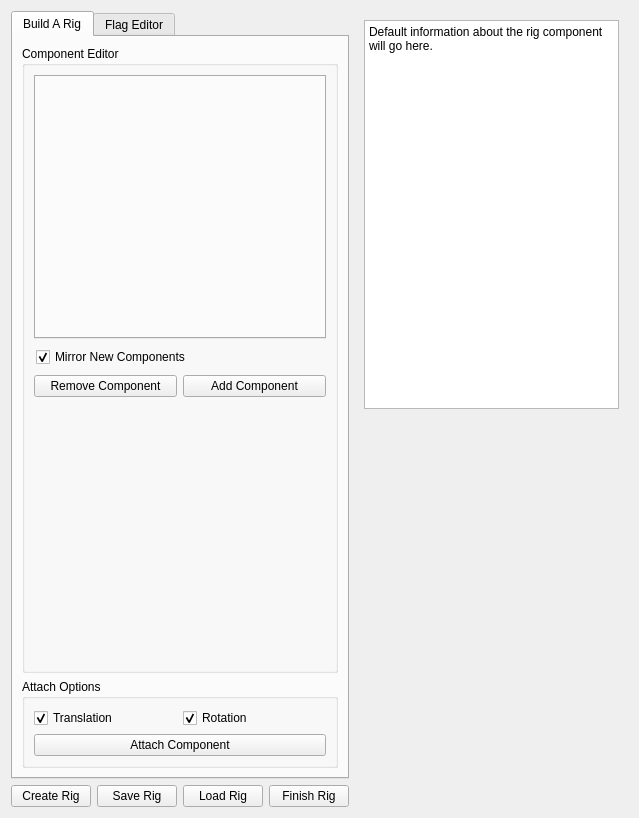
<?xml version="1.0" encoding="UTF-8"?>
<ui version="4.0">
 <class>rigbuilder_Form</class>
 <widget class="QWidget" name="rigbuilder_Form">
  <property name="geometry">
   <rect>
    <x>0</x>
    <y>0</y>
    <width>639</width>
    <height>818</height>
   </rect>
  </property>
  <property name="minimumSize">
   <size>
    <width>500</width>
    <height>269</height>
   </size>
  </property>
  <property name="windowTitle">
   <string>Build A Rig Workshop</string>
  </property>
  <layout class="QHBoxLayout" name="horizontalLayout_3">
   <item>
    <layout class="QVBoxLayout" name="tabs_and_save_verticalLayout">
     <item>
      <widget class="QTabWidget" name="tabWidget">
       <property name="currentIndex">
        <number>0</number>
       </property>
       <widget class="QWidget" name="build_a_rig_tab">
        <attribute name="title">
         <string>Build A Rig</string>
        </attribute>
        <layout class="QVBoxLayout" name="verticalLayout_4">
         <item>
          <widget class="QGroupBox" name="component_groupBox">
           <property name="title">
            <string>Component Editor</string>
           </property>
           <layout class="QVBoxLayout" name="verticalLayout_2">
            <item>
             <widget class="QTabWidget" name="component_list_tabWidget"/>
            </item>
            <item>
             <widget class="QFrame" name="rig_info_frame">
              <property name="frameShape">
               <enum>QFrame::NoFrame</enum>
              </property>
              <property name="frameShadow">
               <enum>QFrame::Raised</enum>
              </property>
              <layout class="QHBoxLayout" name="horizontalLayout_5">
               <property name="leftMargin">
                <number>2</number>
               </property>
               <property name="topMargin">
                <number>2</number>
               </property>
               <property name="rightMargin">
                <number>2</number>
               </property>
               <property name="bottomMargin">
                <number>2</number>
               </property>
               <item>
                <widget class="QCheckBox" name="mirror_component_checkBox">
                 <property name="toolTip">
                  <string>If enabled this will attempt to find and mirror any new components when they're built.</string>
                 </property>
                 <property name="text">
                  <string>Mirror New Components</string>
                 </property>
                 <property name="checked">
                  <bool>true</bool>
                 </property>
                </widget>
               </item>
               <item>
                <spacer name="horizontalSpacer">
                 <property name="orientation">
                  <enum>Qt::Horizontal</enum>
                 </property>
                 <property name="sizeHint" stdset="0">
                  <size>
                   <width>40</width>
                   <height>20</height>
                  </size>
                 </property>
                </spacer>
               </item>
              </layout>
             </widget>
            </item>
            <item>
             <layout class="QHBoxLayout" name="horizontalLayout">
              <item>
               <widget class="QPushButton" name="remove_component_pushButton">
                <property name="toolTip">
                 <string>Remove a component by selection from its rig.</string>
                </property>
                <property name="text">
                 <string>Remove Component</string>
                </property>
               </widget>
              </item>
              <item>
               <widget class="QPushButton" name="add_component_pushButton">
                <property name="toolTip">
                 <string>Add the component via the drop down to all selected skeletal chains.</string>
                </property>
                <property name="text">
                 <string>Add Component</string>
                </property>
               </widget>
              </item>
             </layout>
            </item>
            <item>
             <spacer name="verticalSpacer">
              <property name="orientation">
               <enum>Qt::Vertical</enum>
              </property>
              <property name="sizeHint" stdset="0">
               <size>
                <width>20</width>
                <height>40</height>
               </size>
              </property>
             </spacer>
            </item>
           </layout>
          </widget>
         </item>
         <item>
          <widget class="QGroupBox" name="attach_component_groupBox">
           <property name="title">
            <string>Attach Options</string>
           </property>
           <layout class="QVBoxLayout" name="verticalLayout_3">
            <item>
             <layout class="QHBoxLayout" name="attach_options_horizontalLayout">
              <item>
               <widget class="QCheckBox" name="attach_translation_checkBox">
                <property name="toolTip">
                 <string>If the component should be attached via position.</string>
                </property>
                <property name="text">
                 <string>Translation</string>
                </property>
                <property name="checked">
                 <bool>true</bool>
                </property>
               </widget>
              </item>
              <item>
               <widget class="QCheckBox" name="attach_rotation_checkBox">
                <property name="toolTip">
                 <string>If the component should be attached via rotation.</string>
                </property>
                <property name="text">
                 <string>Rotation</string>
                </property>
                <property name="checked">
                 <bool>true</bool>
                </property>
               </widget>
              </item>
             </layout>
            </item>
            <item>
             <widget class="QPushButton" name="attach_pushButton">
              <property name="toolTip">
               <string>In reverse order all driver objects for the attachment to the last selected component.</string>
              </property>
              <property name="text">
               <string>Attach Component</string>
              </property>
             </widget>
            </item>
           </layout>
          </widget>
         </item>
        </layout>
       </widget>
       <widget class="QWidget" name="flag_utils_tab">
        <attribute name="title">
         <string>Flag Editor</string>
        </attribute>
        <layout class="QVBoxLayout" name="verticalLayout_9">
         <item>
          <widget class="QGroupBox" name="flag_lock_groupBox">
           <property name="title">
            <string>Flag Axis Lock</string>
           </property>
           <layout class="QVBoxLayout" name="verticalLayout_5">
            <item>
             <layout class="QGridLayout" name="lock_axis_gridLayout">
              <item row="0" column="1">
               <widget class="QCheckBox" name="translate_y_checkBox">
                <property name="text">
                 <string>Translate Y</string>
                </property>
               </widget>
              </item>
              <item row="0" column="2">
               <widget class="QCheckBox" name="translate_z_checkBox">
                <property name="text">
                 <string>Translate Z</string>
                </property>
               </widget>
              </item>
              <item row="0" column="0">
               <widget class="QCheckBox" name="translate_x_checkBox">
                <property name="text">
                 <string>Translate X</string>
                </property>
               </widget>
              </item>
              <item row="1" column="1">
               <widget class="QCheckBox" name="rotate_y_checkBox">
                <property name="text">
                 <string>Rotate Y</string>
                </property>
               </widget>
              </item>
              <item row="1" column="0">
               <widget class="QCheckBox" name="rotate_x_checkBox">
                <property name="text">
                 <string>Rotate X</string>
                </property>
               </widget>
              </item>
              <item row="1" column="2">
               <widget class="QCheckBox" name="rotate_z_checkBox">
                <property name="text">
                 <string>Rotate Z</string>
                </property>
               </widget>
              </item>
             </layout>
            </item>
            <item>
             <widget class="QCheckBox" name="scale_lock_checkBox">
              <property name="text">
               <string>Scale</string>
              </property>
              <property name="checked">
               <bool>true</bool>
              </property>
             </widget>
            </item>
            <item>
             <widget class="QPushButton" name="lock_axis_pushButton">
              <property name="toolTip">
               <string>Lock all selected flag channels based on the toggles above.</string>
              </property>
              <property name="text">
               <string>Set Flag Axis Attributes</string>
              </property>
             </widget>
            </item>
           </layout>
          </widget>
         </item>
         <item>
          <widget class="QGroupBox" name="flag_toggle_groupBox">
           <property name="title">
            <string>Flag Toggles</string>
           </property>
           <layout class="QVBoxLayout" name="verticalLayout_6">
            <item>
             <layout class="QHBoxLayout" name="flag_toggle_options_horizontalLayout">
              <item>
               <widget class="QCheckBox" name="flag_isdetail_checkBox">
                <property name="text">
                 <string>Detail</string>
                </property>
                <property name="checked">
                 <bool>false</bool>
                </property>
               </widget>
              </item>
              <item>
               <widget class="QCheckBox" name="flag_isutil_checkBox">
                <property name="text">
                 <string>Utility</string>
                </property>
                <property name="checked">
                 <bool>false</bool>
                </property>
               </widget>
              </item>
              <item>
               <widget class="QCheckBox" name="flag_issub_checkBox">
                <property name="text">
                 <string>Sub</string>
                </property>
               </widget>
              </item>
              <item>
               <widget class="QCheckBox" name="flag_iscontact_checkBox">
                <property name="text">
                 <string>Contact</string>
                </property>
               </widget>
              </item>
             </layout>
            </item>
            <item>
             <widget class="QPushButton" name="flag_toggle_pushButton">
              <property name="toolTip">
               <string>Toggle organization types for all selected flags.</string>
              </property>
              <property name="text">
               <string>Set Flag Type Toggles</string>
              </property>
             </widget>
            </item>
           </layout>
          </widget>
         </item>
         <item>
          <widget class="QGroupBox" name="flag_rotate_ordergroupBox">
           <property name="title">
            <string>Flag Rotation Order</string>
           </property>
           <layout class="QVBoxLayout" name="verticalLayout">
            <item>
             <widget class="QComboBox" name="flag_rotate_order_comboBox"/>
            </item>
            <item>
             <widget class="QPushButton" name="flag_rotate_order_pushButton">
              <property name="toolTip">
               <string>For each selected flag, set the rotation order to the selected.</string>
              </property>
              <property name="text">
               <string>Set Flag Rotate Order</string>
              </property>
             </widget>
            </item>
           </layout>
          </widget>
         </item>
         <item>
          <widget class="QGroupBox" name="multiconstraint_groupBox">
           <property name="title">
            <string>Multiconstraints</string>
           </property>
           <layout class="QVBoxLayout" name="verticalLayout_10">
            <item>
             <widget class="QCheckBox" name="translation_multiconstraint_checkBox">
              <property name="text">
               <string>Translation</string>
              </property>
              <property name="checked">
               <bool>true</bool>
              </property>
             </widget>
            </item>
            <item>
             <widget class="QCheckBox" name="rotation_multiconstraint_checkBox">
              <property name="text">
               <string>Rotation</string>
              </property>
              <property name="checked">
               <bool>true</bool>
              </property>
             </widget>
            </item>
            <item>
             <layout class="QHBoxLayout" name="multiconstraint_horizontalLayout">
              <item>
               <widget class="QPushButton" name="add_multiconstraint_pushButton">
                <property name="toolTip">
                 <string>Add a new multi constraint in order of selection, ending with the flag to own the new constraint.</string>
                </property>
                <property name="text">
                 <string>Add Multiconstraint</string>
                </property>
               </widget>
              </item>
              <item>
               <widget class="QPushButton" name="remove_multiconstraint_pushButton">
                <property name="toolTip">
                 <string>Remove multiconstraints from all selected flags.</string>
                </property>
                <property name="text">
                 <string>Remove Multiconstraint</string>
                </property>
               </widget>
              </item>
             </layout>
            </item>
           </layout>
          </widget>
         </item>
         <item>
          <widget class="QGroupBox" name="flag_shapes_groupBox">
           <property name="title">
            <string>Flag Shape</string>
           </property>
           <layout class="QVBoxLayout" name="verticalLayout_7">
            <item>
             <layout class="QHBoxLayout" name="flag_shapes_horizontalLayout">
              <item>
               <widget class="QPushButton" name="save_new_flag_pushButton">
                <property name="toolTip">
                 <string>Save a new default flag shape by name.</string>
                </property>
                <property name="text">
                 <string>Save New Flag Shape</string>
                </property>
               </widget>
              </item>
              <item>
               <widget class="QPushButton" name="delete_flag_shape_pushButton">
                <property name="toolTip">
                 <string>Delete the currently selected default flag shape.</string>
                </property>
                <property name="text">
                 <string>Delete Flag Shape</string>
                </property>
               </widget>
              </item>
             </layout>
            </item>
            <item>
             <layout class="QHBoxLayout" name="import_flag_horizontalLayout">
              <item>
               <widget class="QLabel" name="import_flag_label">
                <property name="text">
                 <string>Flag Shape Selector:</string>
                </property>
               </widget>
              </item>
              <item>
               <widget class="QComboBox" name="import_flag_comboBox"/>
              </item>
             </layout>
            </item>
            <item>
             <widget class="QPushButton" name="copy_shape_pushButton">
              <property name="toolTip">
               <string>For every flag selected, import parent and zero transforms of the default flag shape selected.</string>
              </property>
              <property name="text">
               <string>Import Shape to Selected Flags</string>
              </property>
             </widget>
            </item>
            <item>
             <widget class="QPushButton" name="replace_shape_pushButton">
              <property name="toolTip">
               <string>For all transforms with a curve, swap their shape nodes with their parent flag.</string>
              </property>
              <property name="text">
               <string>Replace Flags with Selected Shapes</string>
              </property>
             </widget>
            </item>
            <item>
             <widget class="QPushButton" name="mirror_shape_pushButton">
              <property name="toolTip">
               <string>For each flag selected, attempt to find their counterpart, then mechanically mirror the shape across the X axis.</string>
              </property>
              <property name="text">
               <string>Mirror Selected Flag Shapes</string>
              </property>
             </widget>
            </item>
           </layout>
          </widget>
         </item>
         <item>
          <widget class="QGroupBox" name="import_export_rig_flags_groupBox">
           <property name="title">
            <string>Import/Export Rig Flags</string>
           </property>
           <layout class="QVBoxLayout" name="verticalLayout_8">
            <item>
             <widget class="QPushButton" name="export_rig_flags_pushButton">
              <property name="toolTip">
               <string>Serialize the shape of all flags on the selected rigs.</string>
              </property>
              <property name="text">
               <string>Export Rig Flags</string>
              </property>
             </widget>
            </item>
            <item>
             <widget class="QPushButton" name="refresh_rig_flags_pushButton">
              <property name="toolTip">
               <string>Reload rig shapes for all selected rigs.</string>
              </property>
              <property name="text">
               <string>Refresh Rig Flags</string>
              </property>
             </widget>
            </item>
           </layout>
          </widget>
         </item>
        </layout>
       </widget>
      </widget>
     </item>
     <item>
      <layout class="QHBoxLayout" name="rigio_horizontalLayout">
       <item>
        <widget class="QPushButton" name="create_new_rig_pushButton">
         <property name="toolTip">
          <string>Create a new blank rig with just a world component.</string>
         </property>
         <property name="text">
          <string>Create Rig</string>
         </property>
        </widget>
       </item>
       <item>
        <widget class="QPushButton" name="save_rig_pushButton">
         <property name="toolTip">
          <string>Serialize the rig and choose a location to save it.</string>
         </property>
         <property name="text">
          <string>Save Rig</string>
         </property>
        </widget>
       </item>
       <item>
        <widget class="QPushButton" name="load_rig_pushButton">
         <property name="toolTip">
          <string>Deserialize a rig and build it on either a selected, or new frag rig.</string>
         </property>
         <property name="text">
          <string>Load Rig</string>
         </property>
        </widget>
       </item>
       <item>
        <widget class="QPushButton" name="finish_rig_pushButton">
         <property name="toolTip">
          <string>Color flags, and organize them into display layers.</string>
         </property>
         <property name="text">
          <string>Finish Rig</string>
         </property>
        </widget>
       </item>
      </layout>
     </item>
    </layout>
   </item>
   <item>
    <layout class="QVBoxLayout" name="sidebar_verticalLayout">
     <item>
      <layout class="QVBoxLayout" name="component_info_verticalLayout">
       <property name="leftMargin">
        <number>9</number>
       </property>
       <property name="topMargin">
        <number>9</number>
       </property>
       <property name="rightMargin">
        <number>9</number>
       </property>
       <property name="bottomMargin">
        <number>9</number>
       </property>
       <item>
        <widget class="QPlainTextEdit" name="component_info_plainTextEdit">
         <property name="minimumSize">
          <size>
           <width>240</width>
           <height>0</height>
          </size>
         </property>
         <property name="readOnly">
          <bool>true</bool>
         </property>
         <property name="plainText">
          <string>Default information about the rig component will go here.</string>
         </property>
        </widget>
       </item>
       <item>
        <layout class="QHBoxLayout" name="picture_horizontalLayout"/>
       </item>
       <item>
        <spacer name="component_info_verticalSpacer">
         <property name="orientation">
          <enum>Qt::Vertical</enum>
         </property>
         <property name="sizeHint" stdset="0">
          <size>
           <width>20</width>
           <height>40</height>
          </size>
         </property>
        </spacer>
       </item>
      </layout>
     </item>
     <item>
      <layout class="QVBoxLayout" name="additional_ops_verticalLayout"/>
     </item>
    </layout>
   </item>
  </layout>
 </widget>
 <resources/>
 <connections/>
</ui>
